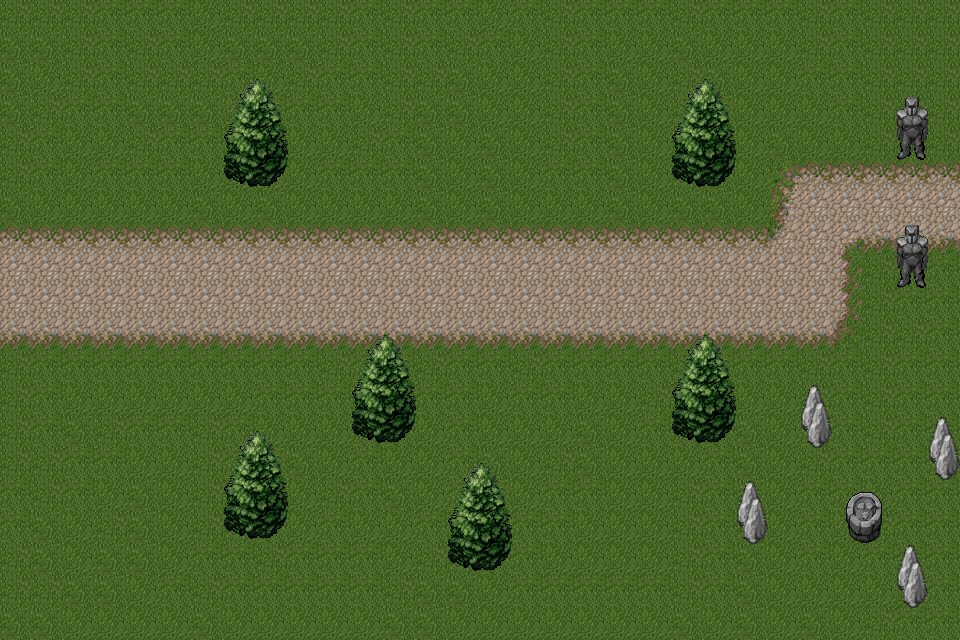

Below is a game level as drawn by its tile map, then a one-line description and the .tmx that defines it (tile-layer data replaced by summaries):
An orthogonal 30x20 tile map with 32x32 px tiles, 2 tile layers (Tile Layer 1, Tile Layer 2) and 13 objects.

<map version="1.9" tiledversion="1.9.0" orientation="orthogonal" renderorder="right-down" width="30" height="20" tilewidth="32" tileheight="32" infinite="0" nextlayerid="5" nextobjectid="31">
 <tileset firstgid="1" source="sampleTileSheet.tsx" />
 <layer id="1" name="Tile Layer 1" width="30" height="20">
  <data>[600 cells, 600 non-empty, 13 distinct tile ids]</data>
 </layer>
 <objectgroup id="4" name="Object Layer 1">
  <object id="3" x="846.751" y="515.98" width="35.5" height="24.7706" />
  <object id="9" x="800.5" y="415.477" width="33" height="27.7777" />
  <object id="10" x="930" y="451.975" width="29.5" height="26.525" />
  <object id="11" x="898.5" y="580.975" width="30.5" height="26.525" />
  <object id="12" x="736" y="512.726" width="33" height="31.7742" />
  <object id="13" x="675.5" y="417.5" width="59" height="25.5" />
  <object id="14" x="898" y="268.5" width="30" height="19.5" />
  <object id="15" x="892.5" y="140.5" width="37.5" height="18.5" />
  <object id="16" x="673" y="159.5" width="62.5" height="25" />
  <object id="17" x="443.667" y="547" width="70.6667" height="31" />
  <object id="18" x="351.333" y="420" width="67.3333" height="18.6667" />
  <object id="19" x="222.667" y="520" width="68" height="18.6667" />
  <object id="20" x="219.333" y="163.333" width="75.3333" height="22" />
 </objectgroup>
 <layer id="3" name="Tile Layer 2" width="30" height="20">
  <data>[600 cells, 64 non-empty, 16 distinct tile ids]</data>
 </layer>
</map>
